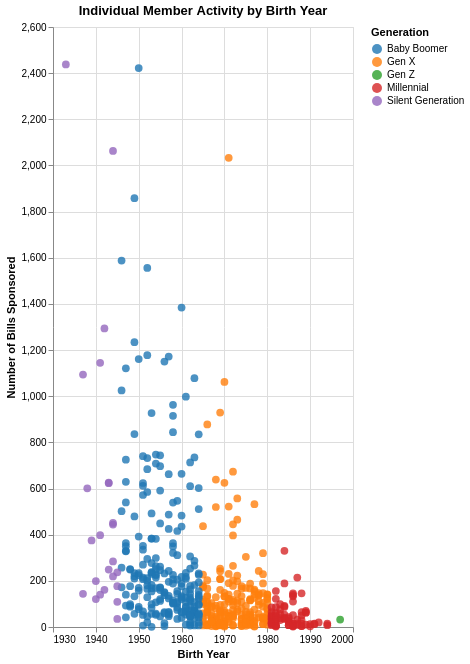

Here is the notebook cell this chart was saved with:
### Code cell
df1_with_images = photos_df.copy()

# Compute average bills per member for each generation
avg_bills_by_gen = (
    df1_with_images.groupby('Generation', as_index=False)['BillCount']
    .mean()
    .rename(columns={'BillCount': 'AvgBillsPerMember'})
)

# Merge the average back into the main dataframe so it appears in tooltips
df1_with_images = df1_with_images.merge(avg_bills_by_gen, on='Generation', how='left')

# Individual member activity chart WITH image tooltips

selection = alt.selection_point(fields=['Generation'], bind='legend')

member_activity_with_images = alt.Chart(df1_with_images).mark_circle(opacity=0.7).add_params(
    selection
).encode(
    x=alt.X('BirthYear:Q', title='Birth Year', scale=alt.Scale(domain=[1930, 2000]), axis=alt.Axis(format='d')),
    y=alt.Y('BillCount:Q', title='Number of Bills Sponsored'),
    color=alt.Color('Generation:N', scale=alt.Scale(scheme='category10')),
    opacity=alt.when(selection).then(alt.value(.8)).otherwise(alt.value(0.2)),
    size=alt.value(60),
    tooltip=[
        alt.Tooltip('PhotoURL:N', title=' '),  # Photo appears first in tooltip
        'Name:N',
        'Generation:N', 
        'Party:N', 
        alt.Tooltip('BirthYear:Q', format='d'),  # 'd' format removes comma
        'BillCount:Q',
        alt.Tooltip('AvgBillsPerMember:Q', title='Gen Avg Bills', format='.1f')
    ]
).properties(
    title='Individual Member Activity by Birth Year',
    width='container',
    height=600
)

print("Sample of data with image URLs:")
print(df1_with_images[['Name', 'Party', 'PhotoURL', 'AvgBillsPerMember']].head(3))
member_activity_with_images

### Figure 1 — Vega-Lite specification as saved in the notebook (floating-point values rounded to 4 significant figures; data arrays with more than 128 entries replaced by an {"elided": "..."} marker saying what was removed)
{"config": {"view": {"continuousWidth": 300, "continuousHeight": 300}}, "data": {"name": "data-344dae1a8a626ab1f0c1e4d2807d895f"}, "mark": {"type": "circle", "opacity": 0.7}, "encoding": {"color": {"field": "Generation", "scale": {"scheme": "category10"}, "type": "nominal"}, "opacity": {"condition": [{"param": "param_1", "value": 0.8}], "value": 0.2}, "size": {"value": 60}, "tooltip": [{"field": "PhotoURL", "title": " ", "type": "nominal"}, {"field": "Name", "type": "nominal"}, {"field": "Generation", "type": "nominal"}, {"field": "Party", "type": "nominal"}, {"field": "BirthYear", "format": "d", "type": "quantitative"}, {"field": "BillCount", "type": "quantitative"}, {"field": "AvgBillsPerMember", "format": ".1f", "title": "Gen Avg Bills", "type": "quantitative"}], "x": {"axis": {"format": "d"}, "field": "BirthYear", "scale": {"domain": [1930, 2000]}, "title": "Birth Year", "type": "quantitative"}, "y": {"field": "BillCount", "title": "Number of Bills Sponsored", "type": "quantitative"}}, "height": 600, "params": [{"name": "param_1", "select": {"type": "point", "fields": ["Generation"]}, "bind": "legend"}], "title": "Individual Member Activity by Birth Year", "width": "container", "$schema": "https://vega.github.io/schema/vega-lite/v5.20.1.json", "datasets": {"data-344dae1a8a626ab1f0c1e4d2807d895f": {"elided": "538 records"}}}
